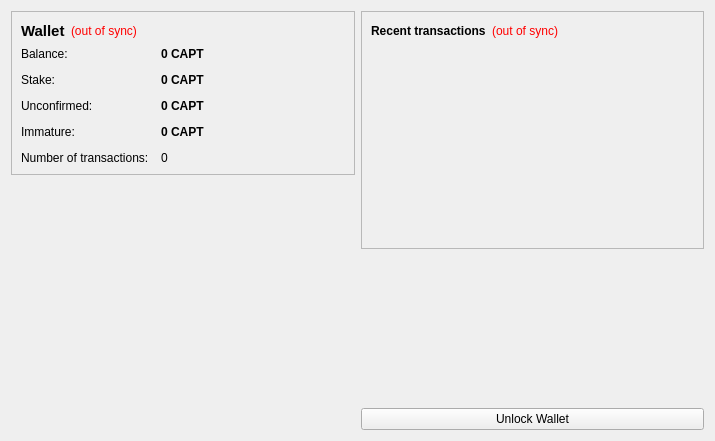
<?xml version="1.0" encoding="UTF-8"?>
<ui version="4.0">
 <class>OverviewPage</class>
 <widget class="QWidget" name="OverviewPage">
  <property name="geometry">
   <rect>
    <x>0</x>
    <y>0</y>
    <width>715</width>
    <height>441</height>
   </rect>
  </property>
  <property name="windowTitle">
   <string>Form</string>
  </property>
  <layout class="QHBoxLayout" name="horizontalLayout" stretch="1,1">
   <item>
    <layout class="QVBoxLayout" name="verticalLayout_2">
     <item>
      <widget class="QFrame" name="frame">
       <property name="frameShape">
        <enum>QFrame::StyledPanel</enum>
       </property>
       <property name="frameShadow">
        <enum>QFrame::Raised</enum>
       </property>
       <layout class="QVBoxLayout" name="verticalLayout_4">
        <item>
         <layout class="QHBoxLayout" name="horizontalLayout_4">
          <item>
           <widget class="QLabel" name="label_5">
            <property name="font">
             <font>
              <pointsize>11</pointsize>
              <weight>75</weight>
              <bold>true</bold>
             </font>
            </property>
            <property name="text">
             <string>Wallet</string>
            </property>
           </widget>
          </item>
          <item>
           <widget class="QLabel" name="labelWalletStatus">
            <property name="toolTip">
             <string>The displayed information may be out of date. Your wallet automatically synchronizes with the CAPTcoin network after a connection is established, but this process has not completed yet.</string>
            </property>
            <property name="styleSheet">
             <string notr="true">QLabel { color: red; }</string>
            </property>
            <property name="text">
             <string notr="true">(out of sync)</string>
            </property>
            <property name="alignment">
             <set>Qt::AlignLeading|Qt::AlignLeft|Qt::AlignVCenter</set>
            </property>
           </widget>
          </item>
          <item>
           <spacer name="horizontalSpacer_2">
            <property name="orientation">
             <enum>Qt::Horizontal</enum>
            </property>
            <property name="sizeHint" stdset="0">
             <size>
              <width>40</width>
              <height>20</height>
             </size>
            </property>
           </spacer>
          </item>
         </layout>
        </item>
        <item>
         <layout class="QFormLayout" name="formLayout_2">
          <property name="fieldGrowthPolicy">
           <enum>QFormLayout::AllNonFixedFieldsGrow</enum>
          </property>
          <property name="horizontalSpacing">
           <number>12</number>
          </property>
          <property name="verticalSpacing">
           <number>12</number>
          </property>
          <item row="0" column="0">
           <widget class="QLabel" name="label">
            <property name="text">
             <string>Balance:</string>
            </property>
           </widget>
          </item>
          <item row="0" column="1">
           <widget class="QLabel" name="labelBalance">
            <property name="font">
             <font>
              <weight>75</weight>
              <bold>true</bold>
             </font>
            </property>
            <property name="cursor">
             <cursorShape>IBeamCursor</cursorShape>
            </property>
            <property name="toolTip">
             <string>Your current balance</string>
            </property>
            <property name="text">
             <string notr="true">0 CAPT</string>
            </property>
            <property name="textInteractionFlags">
             <set>Qt::LinksAccessibleByMouse|Qt::TextSelectableByKeyboard|Qt::TextSelectableByMouse</set>
            </property>
           </widget>
          </item>
          <item row="1" column="0">
           <widget class="QLabel" name="label_6">
            <property name="text">
             <string>Stake:</string>
            </property>
           </widget>
          </item>
          <item row="1" column="1">
           <widget class="QLabel" name="labelStake">
            <property name="font">
             <font>
              <weight>75</weight>
              <bold>true</bold>
             </font>
            </property>
            <property name="cursor">
             <cursorShape>IBeamCursor</cursorShape>
            </property>
            <property name="toolTip">
             <string>Total of coins that was staked, and do not yet count toward the current balance</string>
            </property>
            <property name="text">
             <string notr="true">0 CAPT</string>
            </property>
            <property name="textInteractionFlags">
             <set>Qt::LinksAccessibleByMouse|Qt::TextSelectableByKeyboard|Qt::TextSelectableByMouse</set>
            </property>
           </widget>
          </item>
          <item row="2" column="0">
           <widget class="QLabel" name="label_3">
            <property name="text">
             <string>Unconfirmed:</string>
            </property>
           </widget>
          </item>
          <item row="2" column="1">
           <widget class="QLabel" name="labelUnconfirmed">
            <property name="font">
             <font>
              <weight>75</weight>
              <bold>true</bold>
             </font>
            </property>
            <property name="cursor">
             <cursorShape>IBeamCursor</cursorShape>
            </property>
            <property name="toolTip">
             <string>Total of transactions that have yet to be confirmed, and do not yet count toward the current balance</string>
            </property>
            <property name="text">
             <string notr="true">0 CAPT</string>
            </property>
            <property name="textInteractionFlags">
             <set>Qt::LinksAccessibleByMouse|Qt::TextSelectableByKeyboard|Qt::TextSelectableByMouse</set>
            </property>
           </widget>
          </item>
          <item row="3" column="0">
           <widget class="QLabel" name="labelImmatureText">
            <property name="text">
             <string>Immature:</string>
            </property>
           </widget>
          </item>
          <item row="3" column="1">
           <widget class="QLabel" name="labelImmature">
            <property name="font">
             <font>
              <weight>75</weight>
              <bold>true</bold>
             </font>
            </property>
            <property name="toolTip">
             <string>Mined balance that has not yet matured</string>
            </property>
            <property name="text">
             <string notr="true">0 CAPT</string>
            </property>
            <property name="textInteractionFlags">
             <set>Qt::LinksAccessibleByMouse|Qt::TextSelectableByKeyboard|Qt::TextSelectableByMouse</set>
            </property>
           </widget>
          </item>
          <item row="4" column="0">
           <widget class="QLabel" name="label_2">
            <property name="text">
             <string>Number of transactions:</string>
            </property>
           </widget>
          </item>
          <item row="4" column="1">
           <widget class="QLabel" name="labelNumTransactions">
            <property name="toolTip">
             <string>Total number of transactions in wallet</string>
            </property>
            <property name="text">
             <string notr="true">0</string>
            </property>
           </widget>
          </item>
         </layout>
        </item>
       </layout>
      </widget>
     </item>
     <item>
      <spacer name="verticalSpacer">
       <property name="orientation">
        <enum>Qt::Vertical</enum>
       </property>
       <property name="sizeHint" stdset="0">
        <size>
         <width>20</width>
         <height>40</height>
        </size>
       </property>
      </spacer>
     </item>
     <item>
      <widget class="QLabel" name="label_6">
       <property name="text">
        <string/>
       </property>
       <property name="pixmap">
        <pixmap resource="../bitcoin.qrc">:/images/backg</pixmap>
       </property>
       <property name="scaledContents">
        <bool>false</bool>
       </property>
       <property name="alignment">
        <set>Qt::AlignCenter</set>
       </property>
       <property name="margin">
        <number>-2</number>
       </property>
      </widget>
     </item>
    </layout>
   </item>
   <item>
    <layout class="QVBoxLayout" name="verticalLayout_3">
     <item>
      <widget class="QFrame" name="frame_2">
       <property name="frameShape">
        <enum>QFrame::StyledPanel</enum>
       </property>
       <property name="frameShadow">
        <enum>QFrame::Raised</enum>
       </property>
       <layout class="QVBoxLayout" name="verticalLayout">
        <item>
         <layout class="QHBoxLayout" name="horizontalLayout_2">
          <item>
           <widget class="QLabel" name="label_4">
            <property name="text">
             <string>&lt;b&gt;Recent transactions&lt;/b&gt;</string>
            </property>
           </widget>
          </item>
          <item>
           <widget class="QLabel" name="labelTransactionsStatus">
            <property name="toolTip">
             <string>The displayed information may be out of date. Your wallet automatically synchronizes with the CAPTcoin network after a connection is established, but this process has not completed yet.</string>
            </property>
            <property name="styleSheet">
             <string notr="true">QLabel { color: red; }</string>
            </property>
            <property name="text">
             <string notr="true">(out of sync)</string>
            </property>
            <property name="alignment">
             <set>Qt::AlignRight|Qt::AlignTrailing|Qt::AlignVCenter</set>
            </property>
           </widget>
          </item>
          <item>
           <spacer name="horizontalSpacer">
            <property name="orientation">
             <enum>Qt::Horizontal</enum>
            </property>
            <property name="sizeHint" stdset="0">
             <size>
              <width>40</width>
              <height>20</height>
             </size>
            </property>
           </spacer>
          </item>
         </layout>
        </item>
        <item>
         <widget class="QListView" name="listTransactions">
          <property name="styleSheet">
           <string notr="true">QListView { background: transparent; }</string>
          </property>
          <property name="frameShape">
           <enum>QFrame::NoFrame</enum>
          </property>
          <property name="verticalScrollBarPolicy">
           <enum>Qt::ScrollBarAlwaysOff</enum>
          </property>
          <property name="horizontalScrollBarPolicy">
           <enum>Qt::ScrollBarAlwaysOff</enum>
          </property>
          <property name="selectionMode">
           <enum>QAbstractItemView::NoSelection</enum>
          </property>
         </widget>
        </item>
       </layout>
      </widget>
     </item>
     <item>
      <spacer name="verticalSpacer_2">
       <property name="orientation">
        <enum>Qt::Vertical</enum>
       </property>
       <property name="sizeHint" stdset="0">
        <size>
         <width>20</width>
         <height>40</height>
        </size>
       </property>
      </spacer>
     </item>
     <item>
      <widget class="QPushButton" name="unlockWalletButton">
       <property name="text">
        <string>Unlock Wallet</string>
       </property>
      </widget>
     </item>
    </layout>
   </item>
  </layout>
 </widget>
 <resources>
  <include location="../bitcoin.qrc"/>
 </resources>
 <connections/>
</ui>
